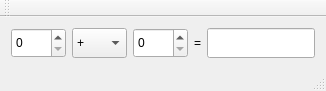
<?xml version="1.0" encoding="UTF-8"?>
<ui version="4.0">
 <class>MainWindow</class>
 <widget class="QMainWindow" name="MainWindow">
  <property name="geometry">
   <rect>
    <x>0</x>
    <y>0</y>
    <width>326</width>
    <height>91</height>
   </rect>
  </property>
  <property name="windowTitle">
   <string>MainWindow</string>
  </property>
  <widget class="QWidget" name="centralWidget">
   <layout class="QHBoxLayout" name="horizontalLayout">
    <item>
     <widget class="QSpinBox" name="firstArgument">
      <property name="sizePolicy">
       <sizepolicy hsizetype="Minimum" vsizetype="Preferred">
        <horstretch>0</horstretch>
        <verstretch>0</verstretch>
       </sizepolicy>
      </property>
     </widget>
    </item>
    <item>
     <widget class="QComboBox" name="operation">
      <property name="sizePolicy">
       <sizepolicy hsizetype="Preferred" vsizetype="Preferred">
        <horstretch>0</horstretch>
        <verstretch>0</verstretch>
       </sizepolicy>
      </property>
      <property name="editable">
       <bool>false</bool>
      </property>
      <item>
       <property name="text">
        <string>+</string>
       </property>
      </item>
      <item>
       <property name="text">
        <string>-</string>
       </property>
      </item>
      <item>
       <property name="text">
        <string>*</string>
       </property>
      </item>
      <item>
       <property name="text">
        <string>/</string>
       </property>
      </item>
     </widget>
    </item>
    <item>
     <widget class="QSpinBox" name="secondArgument">
      <property name="sizePolicy">
       <sizepolicy hsizetype="Minimum" vsizetype="Preferred">
        <horstretch>0</horstretch>
        <verstretch>0</verstretch>
       </sizepolicy>
      </property>
     </widget>
    </item>
    <item>
     <widget class="QLabel" name="label">
      <property name="sizePolicy">
       <sizepolicy hsizetype="Maximum" vsizetype="Preferred">
        <horstretch>0</horstretch>
        <verstretch>0</verstretch>
       </sizepolicy>
      </property>
      <property name="text">
       <string>=</string>
      </property>
     </widget>
    </item>
    <item>
     <widget class="QLineEdit" name="result">
      <property name="sizePolicy">
       <sizepolicy hsizetype="Minimum" vsizetype="Preferred">
        <horstretch>0</horstretch>
        <verstretch>0</verstretch>
       </sizepolicy>
      </property>
     </widget>
    </item>
   </layout>
  </widget>
  <widget class="QMenuBar" name="menuBar">
   <property name="geometry">
    <rect>
     <x>0</x>
     <y>0</y>
     <width>326</width>
     <height>21</height>
    </rect>
   </property>
  </widget>
  <widget class="QToolBar" name="mainToolBar">
   <attribute name="toolBarArea">
    <enum>TopToolBarArea</enum>
   </attribute>
   <attribute name="toolBarBreak">
    <bool>false</bool>
   </attribute>
  </widget>
  <widget class="QStatusBar" name="statusBar"/>
 </widget>
 <layoutdefault spacing="6" margin="11"/>
 <resources/>
 <connections/>
</ui>
